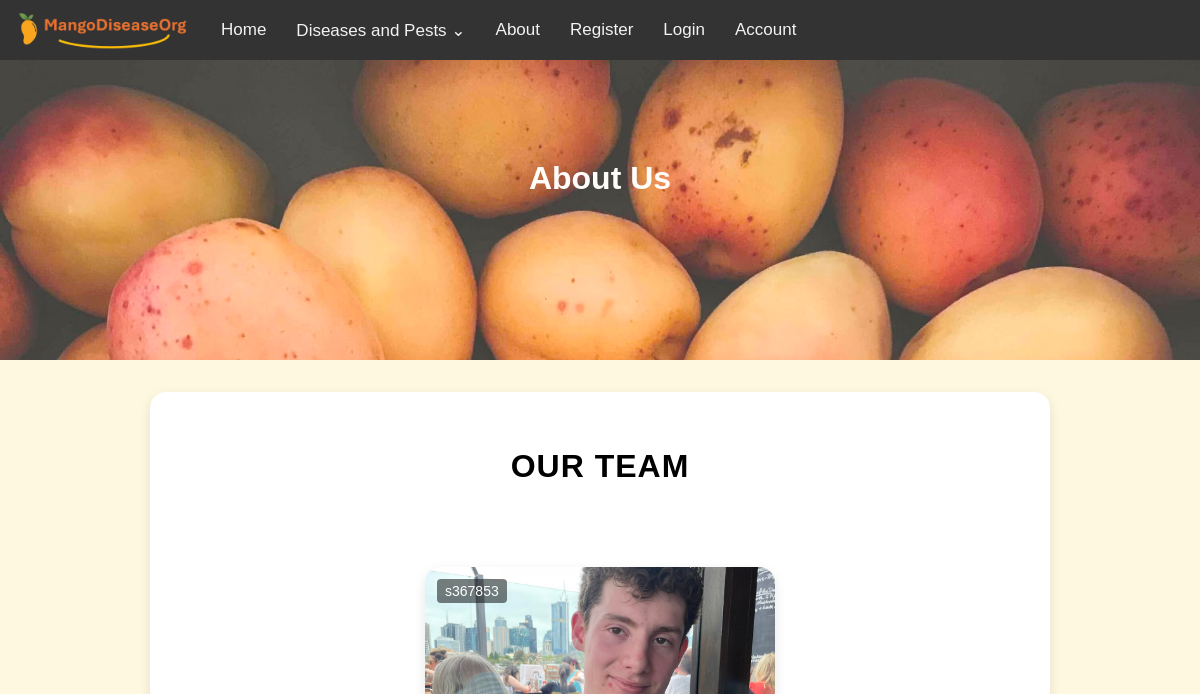
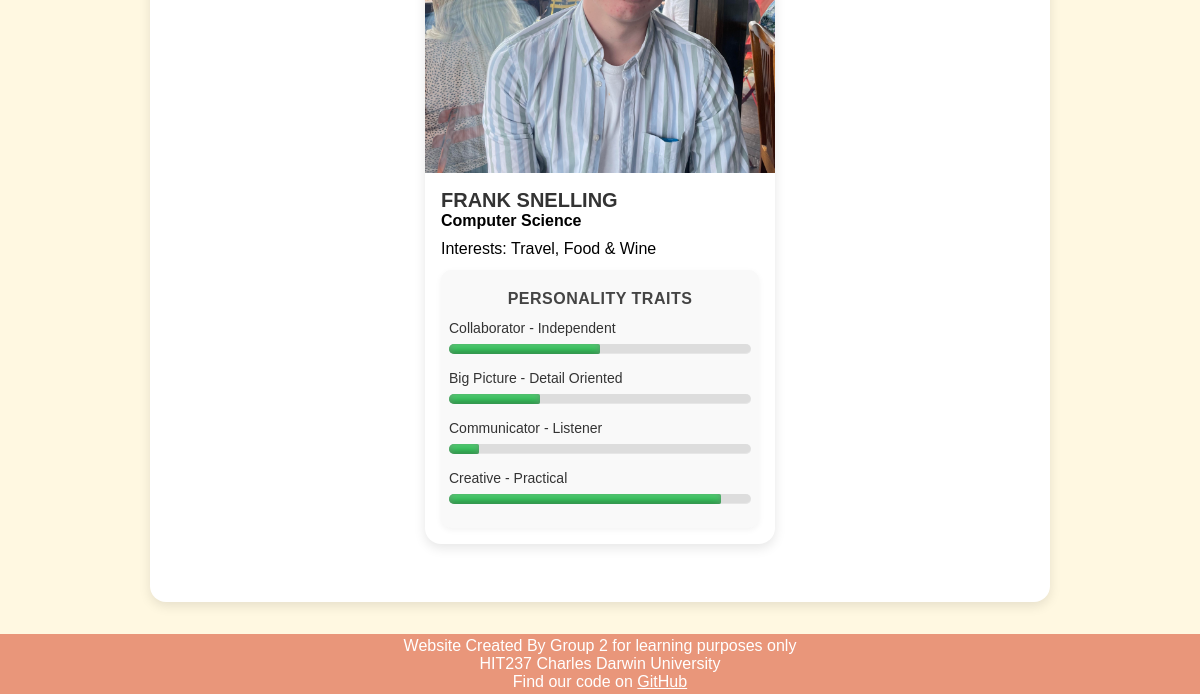
Page /about/ on the earlier database version (2 pictures, top to bottom).
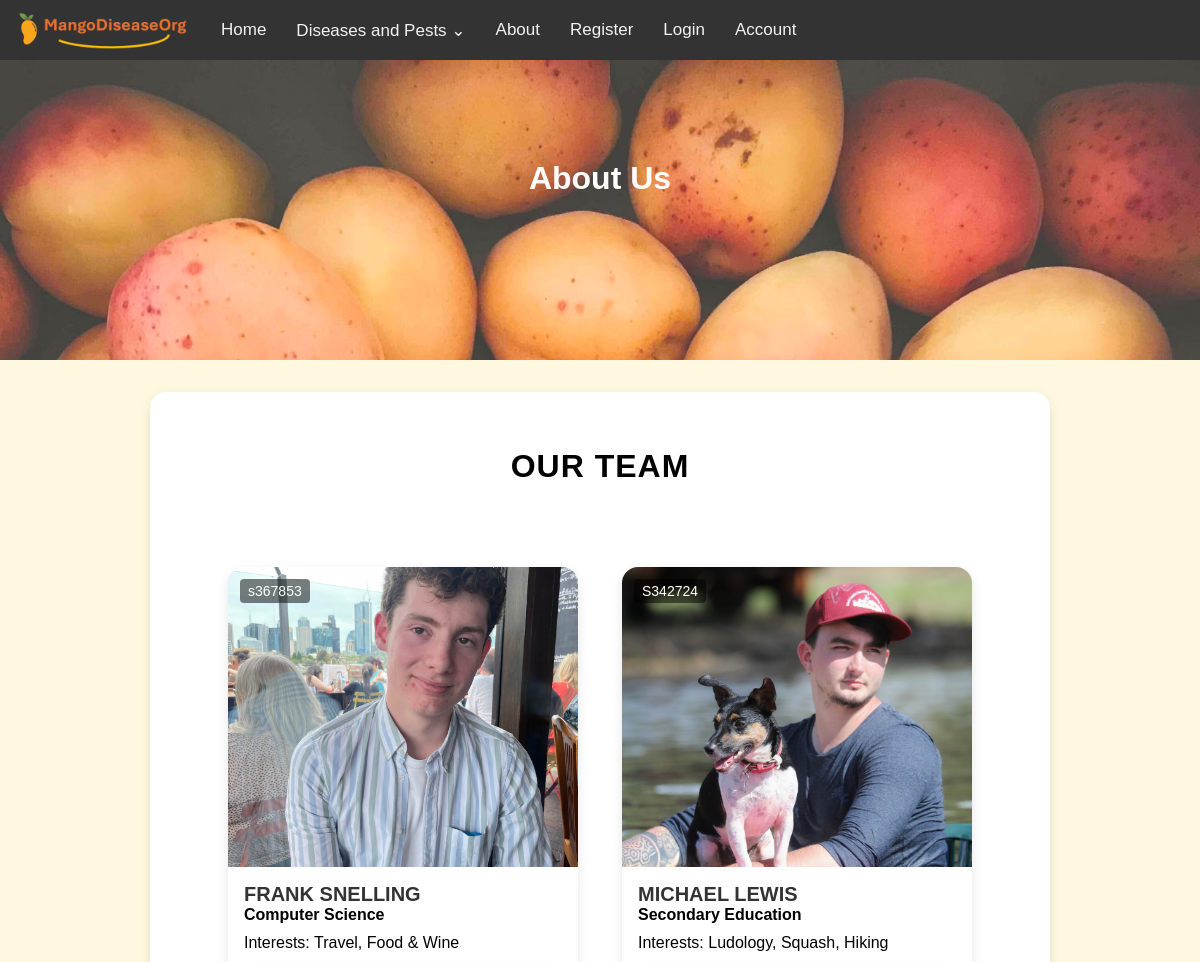
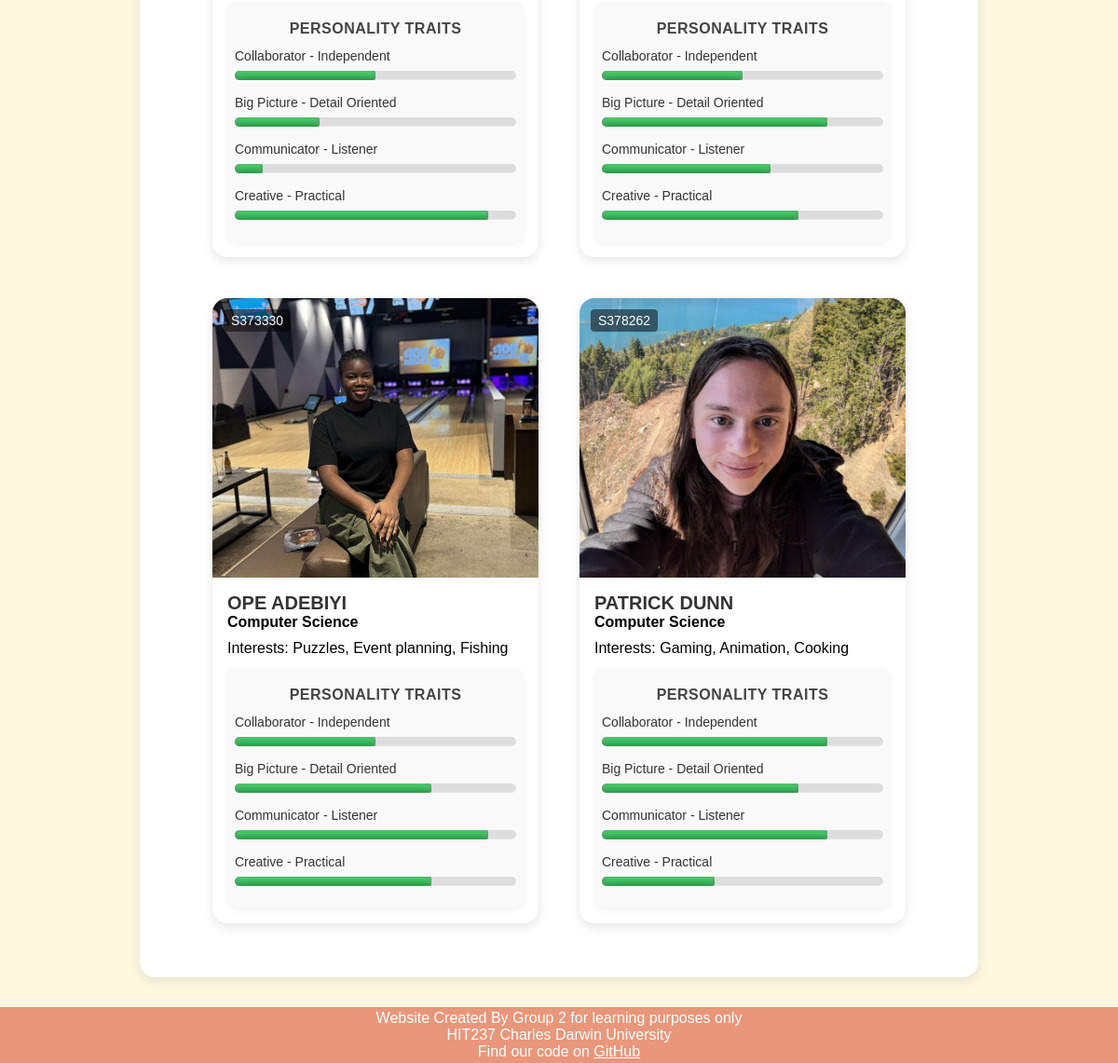
Same page on the later database version (2 pictures, top to bottom).
### mango_disease_app/models.py (models this page shows, shortened)
class UserProfile(models.Model):
    user = models.OneToOneField(
        User,
        on_delete=models.CASCADE,
        limit_choices_to={'is_superuser': True},
    )
    student_number = models.CharField(max_length=7)
    degree = models.CharField(max_length=30)
    interests = models.CharField(max_length=100)
    image = models.ImageField(upload_to="author_images/", default="author_images/blank.png")
    collaborator_independent = models.SmallIntegerField(validators=[MinValueValidator(0), MaxValueValidator(10)], default=5)
    bigPicture_detailOriented = models.SmallIntegerField(validators=[MinValueValidator(0), MaxValueValidator(10)], default=5)
    communicator_listener = models.SmallIntegerField(validators=[MinValueValidator(0), MaxValueValidator(10)], default=5)
    creative_practical = models.SmallIntegerField(validators=[MinValueValidator(0), MaxValueValidator(10)], default=5)

### mango_disease_app/views.py (the view)
# urls.py: re_path(r'^about/$', views.about, name='about'),
def about(request):
    authors = UserProfile.objects.all()
    page_data = {'cards': authors}
    return render(request, 'mango_disease_app/about.html', page_data)

### mango_disease_app/context_processors.py (called while the page is built)
def disease_menu(request):
    return {'navs': Disease.objects.all()}

### mango_disease_app/templatetags/custom_filters.py (called while the page is built)
@register.filter
def multiply(value, arg):
    try:
        return float(value) * float(arg)
    except (ValueError, TypeError):
        return ''

### mango_disease_app/templates/mango_disease_app/about.html (shortened to what this page needs)
{% extends 'mango_disease_app/base.html' %}
{% load custom_filters %}
{% block page_header %}About Us{% endblock %}
{% load static %}
{% block content %}
<h2>Our Team</h2>
<div class="card-container">
    {% for author in cards %}
    <div class="card">
        <div class="image-wrapper">
            <img class="author_img" src="{{ author.image.url|default:"author_images/blank.png" }}">
            <p class="overlay-text">{{ author.student_number }}</p>
        </div>
        <div class="card-content">
            <h3>{{ author.user.get_full_name|default:author.user.username|upper }}</h3>
            <h4>{{ author.degree }}</h4>
            <p>Interests: {{ author.interests }}</p>
            <div class="traits-box">
                <h5>PERSONALITY TRAITS</h5>
                <label for="meter">Collaborator - Independent</label>
                <div class="meter">
                    <span style="width: {{ author.collaborator_independent|multiply:10 }}%"> </span>
                </div>
                <label for="meter">Big Picture - Detail Oriented</label>
                <div class="meter">
                    <span style="width: {{ author.bigPicture_detailOriented|multiply:10 }}%"></span>
                </div>
                <label for="meter">Communicator - Listener</label>
                <div class="meter">
                    <span style="width: {{ author.communicator_listener|multiply:10 }}%"></span>
                </div>
                <label for="meter">Creative - Practical</label>
                <div class="meter">
                    <span style="width: {{ author.creative_practical|multiply:10 }}%"></span>
                </div>
            </div>
        </div>
    </div>
    {% endfor %}
</div>
{% endblock %}

### mango_disease_app/templates/mango_disease_app/base.html (shortened to what this page needs)
{% load static %}
<!DOCTYPE html>
<html lang="en">
<head>
    <link rel="stylesheet" href="{% static 'css/styles.css' %}">
    <link rel="stylesheet" href="{% static 'css/form.css' %}">
    <link rel="stylesheet" href="{% static 'css/account.css' %}">
    <link rel="stylesheet" href="{% static 'css/orchard.css' %}">
</head>
<body>
    {% include "mango_disease_app/patterns/navbar_large.html" %}
    <header class='header'>
        <h1>{% block page_header %}Mango Diseases{% endblock %}</h1>
    </header>
    <main>
        <div class="main-container">
            {% block content %}{% endblock %}
        </div>
    </main>
    <footer>
        <p>Website Created By Group 2 for learning purposes only</p>
        <p>HIT237 Charles Darwin University</p>
        <p>Find our code on <a style="color: white; text-decoration: underline;" href="https://github.com/frank-895/mango_disease_web_app/">GitHub</a></p>
    </footer>
</body>
</html>

### mango_disease_app/templates/mango_disease_app/patterns/navbar_large.html (shortened to what this page needs)
{% load static %}
<nav class="large-nav">
    <a href="{% url 'home' %}" class="nav-item img-logo"><img class="logo" src="{% static 'images/logo.png' %}"></a>
    <a href="{% url 'home' %}" class="nav-item">Home</a>
    <div class="dropdown nav-item">
        <a href="{% url 'diseases' %}" class="dropdown-button">Diseases and Pests ⌄</a>
    </div>
    <a href="{% url 'about' %}" class="nav-item">About</a>
    <a href="{% url 'register' %}" class="nav-item">Register</a>
    <a href="{% url 'userlogin' %}" class="nav-item">Login</a>
    <a href="{% url 'account' %}" class="nav-item">Account</a>
</nav>

### mango_disease_app/templates/mango_disease_app/patterns/navbar_small.html (shortened to what this page needs)
{% load static %}

### mango_disease_app/static/css/styles.css (style rules this page uses)
* { margin: 0; padding: 0; font-family: Arial; }
body { min-height: 100vh; display: flex; flex-direction: column; background-color: #fff8e1; }
main { flex-grow: 1; }
a { text-decoration: none; color: black }
.main-container { background-color: white; color: black; margin: 2rem auto; padding: 1rem; border-radius: 1rem; box-shadow: 0 4px 12px rgba(0, 0, 0, 0.1); width: 90vw; max-width: 900px; min-height: 80vh; }
.large-nav { display: block; }
nav { background-color: #333; flex-wrap: nowrap; height: 60px; display: flex; align-items: center; position: relative; z-index: 10; }
.nav-item { float: left; display: flex; align-items: center; height:100%; padding: 0px 15px; text-decoration: none; white-space: nowrap; color: #f2f2f2; text-align: center; font-size: 17px; }
nav .logo { height: 40px; }
.dropdown { position: relative; display: flex; align-items: center; height: 100%; padding: 0px; }
.dropdown-button { height: 100%; display: flex; align-items: center; padding: 0px 15px; color: #f2f2f2; justify-content: center; }
.dropdown-button, .disease-dropdown li a { transition: 0.2s ease, color 0.2s ease; }
header { background-image: url("../images/header-background.avif"); background-size: cover; height: 300px; opacity: 0.8; position: relative; z-index: 0; }
h1 { color: white; text-align: center; padding: 100px; }
footer { text-align: center; padding: 3px; background-color: DarkSalmon; color: white; }
h2 { font-size: 32px; text-align: center; margin: 40px 0 40px; font-weight: 700; text-transform: uppercase; letter-spacing: 1px; }
.card-container { display: flex; flex-wrap: wrap; justify-content: center; gap: 1.5rem; padding: 2rem; }
.card { width: 350px; margin: 10px; background-color: white; border-radius: 16px; box-shadow: 0 4px 12px rgba(0, 0, 0, 0.1); overflow: hidden; transition: transform 0.2s ease, box-shadow 0.2s ease; }
.author_img { width: 100%; height: 300px; object-fit: cover; }
.image-wrapper { position: relative; width: 100%; height: 300px; }
.overlay-text { position: absolute; top: 12px; left: 12px; background-color: rgba(0, 0, 0, 0.5); color: #fff; padding: 4px 8px; border-radius: 4px; font-size: 14px; font-weight: 500; }
.card-content { padding: 16px; }
.card-content h3 { font-size: 20px; color: #333; }
.card-content h4 { margin-bottom: 10px; }
.card-content h5 { margin: 12px auto 4px; font-size: 16px; color: #444; font-weight: 600; letter-spacing: 0.5px; text-align: center; }
.card-content label { margin: 8px 0 4px; font-size: 14px; color: #555; font-weight: 500; }
.meter { height: 10px; position: relative; background: #ddd; border-radius: 6px; margin: 8px 0 16px; box-shadow: inset 0 -1px 1px rgba(255, 255, 255, 0.3); }
.meter > span { display: block; height: 100%; border-top-right-radius: 8px; border-bottom-right-radius: 8px; border-top-left-radius: 20px; border-bottom-left-radius: 20px; background-color: rgb(43,194,83); background-image: linear-gradient( center bottom, rgb(43,194,83) 37%, rgb(84,240,84) 69% ); box-shadow: inset 0 2px 9px rgba(255,255,255,0.3), inset 0 -2px 6px rgba(0,0,0,0.4); position: relative; overflow: hidden; }
.traits-box { background-color: #f9f9f9; border-radius: 10px; padding: 8px; margin-top: 12px; box-shadow: 0 2px 6px rgba(0, 0, 0, 0.05); }
.traits-box label { display: block; font-size: 14px; font-weight: 500; margin-top: 12px; color: #333; }
.logo { max-width: 100%; height: auto; margin: 0 auto; }

### mango_disease_app/static/css/form.css (style rules this page uses)
*, *::before, *::after { box-sizing: border-box; }

Differences in the rows shown:
added UserProfile: image (picture), student_number "S342724", user.get_full_name "MICHAEL LEWIS", degree "Secondary Education", interests "Ludology, Squash, Hiking", collaborator_independent 5 (drawn), bigPicture_detailOriented 8 (drawn), communicator_listener 6 (drawn), creative_practical 7 (drawn)
added UserProfile: image (picture), student_number "S373330", user.get_full_name "OPE ADEBIYI", degree "Computer Science", interests "Puzzles, Event planning, Fishing", collaborator_independent 5 (drawn), bigPicture_detailOriented 7 (drawn), communicator_listener 9 (drawn), creative_practical 7 (drawn)
added UserProfile: image (picture), student_number "S378262", user.get_full_name "PATRICK DUNN", degree "Computer Science", interests "Gaming, Animation, Cooking", collaborator_independent 8 (drawn), bigPicture_detailOriented 7 (drawn), communicator_listener 8 (drawn), creative_practical 4 (drawn)
